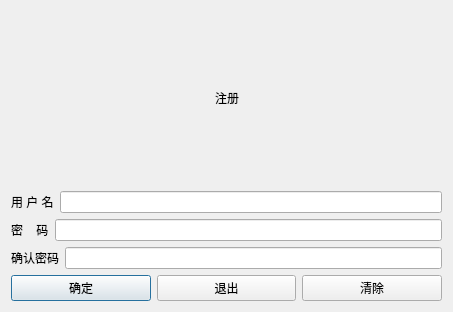
<?xml version="1.0" encoding="UTF-8"?>
<ui version="4.0">
 <class>Dialog_zc</class>
 <widget class="QDialog" name="Dialog_zc">
  <property name="geometry">
   <rect>
    <x>0</x>
    <y>0</y>
    <width>453</width>
    <height>312</height>
   </rect>
  </property>
  <property name="windowTitle">
   <string>注册</string>
  </property>
  <layout class="QVBoxLayout" name="verticalLayout_2">
   <item>
    <layout class="QVBoxLayout" name="verticalLayout">
     <item>
      <layout class="QHBoxLayout" name="horizontalLayout_4">
       <item>
        <spacer name="horizontalSpacer">
         <property name="orientation">
          <enum>Qt::Horizontal</enum>
         </property>
         <property name="sizeHint" stdset="0">
          <size>
           <width>40</width>
           <height>20</height>
          </size>
         </property>
        </spacer>
       </item>
       <item>
        <widget class="QLabel" name="label_4">
         <property name="text">
          <string>注册</string>
         </property>
        </widget>
       </item>
       <item>
        <spacer name="horizontalSpacer_2">
         <property name="orientation">
          <enum>Qt::Horizontal</enum>
         </property>
         <property name="sizeHint" stdset="0">
          <size>
           <width>40</width>
           <height>20</height>
          </size>
         </property>
        </spacer>
       </item>
      </layout>
     </item>
     <item>
      <layout class="QHBoxLayout" name="horizontalLayout">
       <item>
        <widget class="QLabel" name="label">
         <property name="text">
          <string>用 户 名</string>
         </property>
        </widget>
       </item>
       <item>
        <widget class="QLineEdit" name="lineEdit"/>
       </item>
      </layout>
     </item>
     <item>
      <layout class="QHBoxLayout" name="horizontalLayout_2">
       <item>
        <widget class="QLabel" name="label_2">
         <property name="text">
          <string>密    码</string>
         </property>
        </widget>
       </item>
       <item>
        <widget class="QLineEdit" name="lineEdit_2"/>
       </item>
      </layout>
     </item>
     <item>
      <layout class="QHBoxLayout" name="horizontalLayout_3">
       <item>
        <widget class="QLabel" name="label_3">
         <property name="text">
          <string>确认密码</string>
         </property>
        </widget>
       </item>
       <item>
        <widget class="QLineEdit" name="lineEdit_3"/>
       </item>
      </layout>
     </item>
     <item>
      <layout class="QHBoxLayout" name="horizontalLayout_5">
       <item>
        <widget class="QPushButton" name="pushButton">
         <property name="text">
          <string>确定</string>
         </property>
        </widget>
       </item>
       <item>
        <widget class="QPushButton" name="pushButton_2">
         <property name="text">
          <string>退出</string>
         </property>
        </widget>
       </item>
       <item>
        <widget class="QPushButton" name="pushButton_3">
         <property name="text">
          <string>清除</string>
         </property>
        </widget>
       </item>
      </layout>
     </item>
    </layout>
   </item>
  </layout>
 </widget>
 <resources/>
 <connections>
  <connection>
   <sender>pushButton_2</sender>
   <signal>clicked()</signal>
   <receiver>Dialog_zc</receiver>
   <slot>close()</slot>
   <hints>
    <hint type="sourcelabel">
     <x>226</x>
     <y>273</y>
    </hint>
    <hint type="destinationlabel">
     <x>226</x>
     <y>155</y>
    </hint>
   </hints>
  </connection>
 </connections>
</ui>
